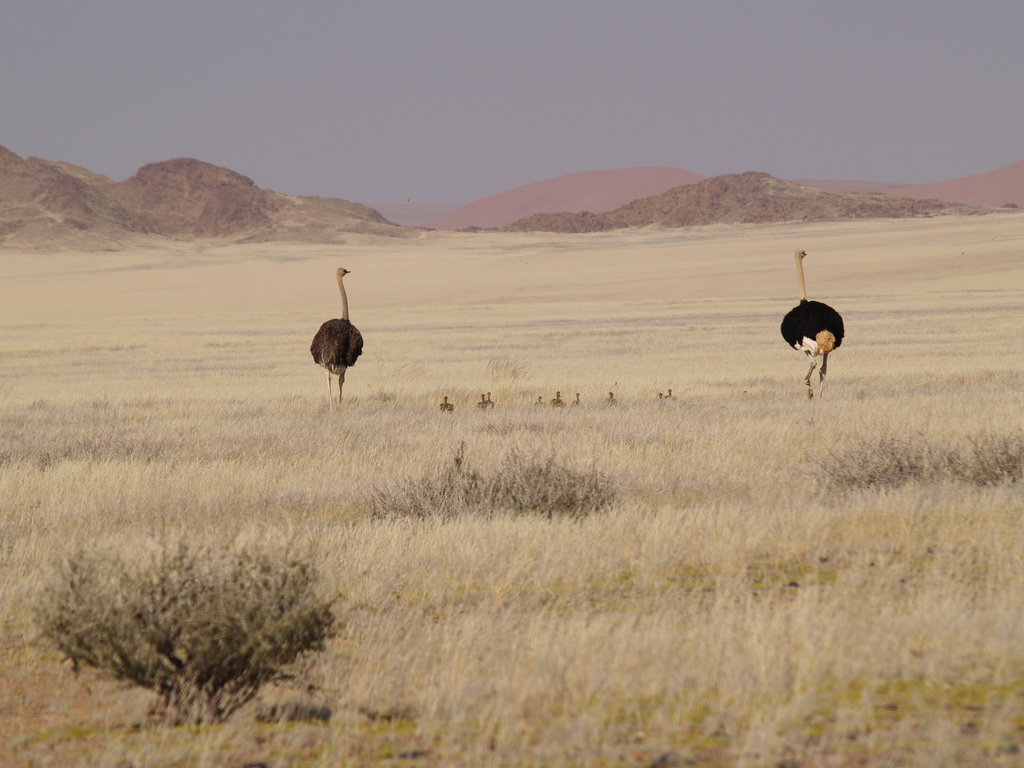
#> input picture files/ostriches.jpg, 1024 x 768 px
$ jupyter execute --allow-errors 09_Seam_Carving.ipynb   (older library calls are emulated)
#> lines starting #> are read from the running program, lines starting #| are printed output that depends on the picture; after the words box and inside, x2 and y2 are one past the last pixel; in counts of white or black regions, pixels touching at a corner belong together
[cell 1]
import cv2
import numpy as np
import matplotlib.pyplot as plt
from scipy.ndimage.filters import convolve

import numba

from tqdm import tqdm

[cell 2]
img1 = cv2.imread('files/ostriches.jpg')
#> img1 is the input picture: shape (768, 1024, 3); mean B, G, R 124.9, 145.4, 164.3
img1 = cv2.cvtColor(img1, cv2.COLOR_BGR2RGB)
img1 = img1.astype('float32')

img2 = cv2.imread('files/castle.jpg')
#> (the rest of this cell did not finish here and is left out)

[cell 3]
plt.figure(figsize=(10,12))

plt.subplot(121)
plt.imshow(img1 / 255)
plt.xticks([]), plt.yticks([])

plt.subplot(122)
#> (the rest of this cell did not finish here and is left out)

[cell 4]
sobel_x = np.array([[-1., 0., 1.],
                    [-2., 0., 2.],
                    [-1., 0., 1.]])

sobel_y = np.array([[1., 2., 1.],
                    [0., 0., 0.],
                    [-1., -2., -1.]])

[cell 5]
sobel_x_rgb = np.stack([sobel_x] * 3, axis=2)
sobel_y_rgb = np.stack([sobel_y] * 3, axis=2)

[cell 6]
def calculate_gradients(image):
    gradients = np.absolute(convolve(image, sobel_x_rgb)) + np.absolute(convolve(image, sobel_y_rgb))
    return gradients.sum(axis=2)

[cell 7]
gradients_1 = calculate_gradients(img1)
#> (the rest of this cell did not finish here and is left out)

[cell 8]
plt.figure(figsize=(10,12))

plt.subplot(121)
plt.imshow(gradients_1, cmap='gray')
plt.xticks([]), plt.yticks([])

plt.subplot(122)
#> (the rest of this cell did not finish here and is left out)

[cell 9]
@numba.jit
def calculate_energy_backward(gradients):
    energy = np.zeros_like(gradients)

    rows = energy.shape[0]
    cols = energy.shape[1]

    energy[0] = gradients[0]

    for i in range(1, rows):
        for j in range(0, cols):
            if j == 0:
                energy[i, j] = gradients[i, j] + min(energy[i-1, j:j+2])
            elif j == cols - 1:
                energy[i, j] = gradients[i, j] + min(energy[i-1, j-1:j+1])
            else:
                energy[i, j] = gradients[i, j] + min(energy[i-1, j-1:j+2])
    return energy

[cell 10]
energy_backward_1 = calculate_energy_backward(gradients_1)
#> (the rest of this cell did not finish here and is left out)

[cell 11]
plt.figure(figsize=(10,12))

plt.subplot(121)
plt.imshow(energy_backward_1, cmap='seismic')
plt.xticks([]), plt.yticks([])

plt.subplot(122)
#> (the rest of this cell did not finish here and is left out)

[cell 12]
plt.figure(figsize=(10,12))

plt.subplot(121)
plt.imshow(np.rot90(calculate_energy_backward(np.rot90(gradients_1,-1))), cmap='seismic')
plt.xticks([]), plt.yticks([])

plt.subplot(122)
#> (the rest of this cell did not finish here and is left out)

[cell 13]
@numba.jit
def calculate_cumulatives(gradients):
    cumulative_l = np.zeros_like(gradients)
    cumulative_u = np.zeros_like(gradients)
    cumulative_r = np.zeros_like(gradients)

    rows = gradients.shape[0]
    cols = gradients.shape[1]

    cumulative_l[0] = gradients[0]
    cumulative_u[0] = gradients[0]
    cumulative_r[0] = gradients[0]

    for i in range(1, rows):
        for j in range(0, cols):
            if j == 0:
                cumulative_l[i, j] = (np.abs(gradients[i-1, j]) + np.abs(gradients[i, j+1]))

                cumulative_u[i, j] = (np.abs(gradients[i, j+1] - gradients[i, j])
                                      + np.abs(gradients[i-1, j+1]))

                cumulative_r[i, j] = (np.abs(gradients[i, j+1])
                                      + np.abs(gradients[i-1, j] - gradients[i, j+1]))

            elif j == cols - 1:
                cumulative_l[i, j] = (np.abs(gradients[i, j-1] - gradients[i-1, j])
                                      + np.abs(gradients[i, j-1]))

                cumulative_u[i, j] = (np.abs(gradients[i, j-1]) + np.abs(gradients[i-1, j-1]))

                cumulative_r[i, j] = (np.abs(gradients[i, j-1]) + np.abs(gradients[i-1, j]))

            else:
                cumulative_l[i, j] = (np.abs(gradients[i, j-1] - gradients[i-1, j])
                                      + np.abs(gradients[i, j-1] - gradients[i, j+1]))

                cumulative_u[i, j] = (np.abs(gradients[i, j+1] - gradients[i, j-1])
                                      + np.abs(gradients[i-1, j-1] - gradients[i-1, j+1]))

                cumulative_r[i, j] = (np.abs(gradients[i, j-1] - gradients[i, j+1])
                                      + np.abs(gradients[i-1, j] - gradients[i, j+1]))

    return cumulative_l, cumulative_u, cumulative_r

[cell 14]
@numba.jit
def calculate_energy_forward(gradients):
    energy = np.zeros_like(gradients)

    rows = energy.shape[0]
    cols = energy.shape[1]

    cumulative_l, cumulative_u, cumulative_r = calculate_cumulatives(gradients)

    for i in range(1, rows):
        for j in range(0, cols):
            if j == 0:
                energy[i, j] = min(energy[i-1, j] + cumulative_u[i, j], energy[i-1, j+1] + cumulative_r[i, j])
            elif j == cols - 1:
                energy[i, j] = min(energy[i-1, j-1] + cumulative_l[i, j], energy[i-1, j] + cumulative_u[i, j])
            else:
                energy[i, j] = min(energy[i-1, j-1] + cumulative_l[i, j],
                                   energy[i-1, j] + cumulative_u[i, j],
                                   energy[i-1, j+1] + cumulative_r[i, j])

    return energy

[cell 15]
energy_forward_1 = calculate_energy_forward(gradients_1)
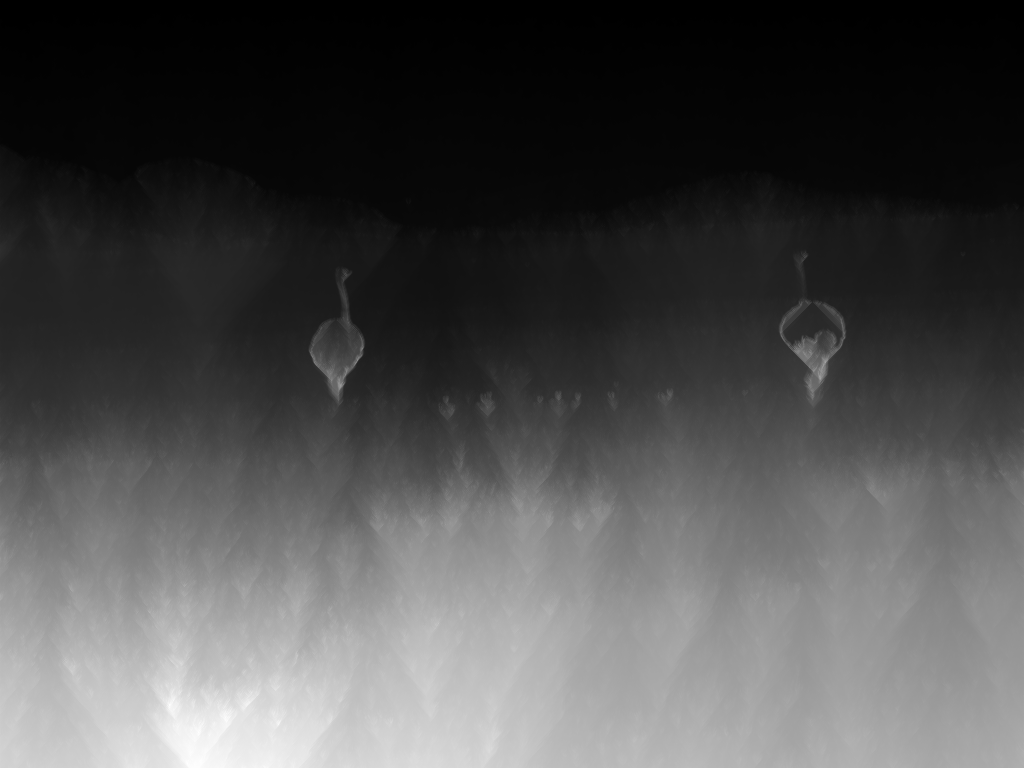
#> energy_forward_1: shape (768, 1024) float32; min 0, max 85592, mean 25996.7; drawn with min black and max white
#> (the rest of this cell did not finish here and is left out)

[cell 16]
plt.figure(figsize=(10,12))

plt.subplot(121)
plt.imshow(energy_forward_1, cmap='seismic')
plt.xticks([]), plt.yticks([])

plt.subplot(122)
#> (the rest of this cell did not finish here and is left out)

[cell 17]
def calculate_seam(energy):
    seam = np.ones_like(energy, dtype=np.bool)

    min_energy = np.argmin(energy[-1])

    seam[-1, min_energy] = False

    rows = seam.shape[0]
    cols = seam.shape[1]

    for i in range(rows - 2, -1, -1):
        if min_energy == 0:
            min_energy = np.argmin(energy[i-1, min_energy:min_energy+2]) + min_energy
        elif min_energy == cols - 1:
            min_energy = np.argmin(energy[i-1, min_energy-1:min_energy+1]) + min_energy - 1
        else:
            min_energy = np.argmin(energy[i-1, min_energy-1:min_energy+2]) + min_energy - 1
        seam[i, min_energy] = False

    seam = np.stack([seam] * 3, axis=2)
    return seam

[cell 18]
seam_backward_1 = calculate_seam(energy_backward_1)
#> in calculate_seam, `min_energy = np.argmin(energy[-1])`: min_energy = 934
#> the loop in calculate_seam, `for i in range(rows - 2, -1, -1):` made 767 passes
#> min_energy on passes 1 to 12: 935, 935, 935, 935, 936, 937, 937, 938, 938, 939, 940, 941
#> after the loop in calculate_seam, `for i in range(rows - 2, -1, -1):`:
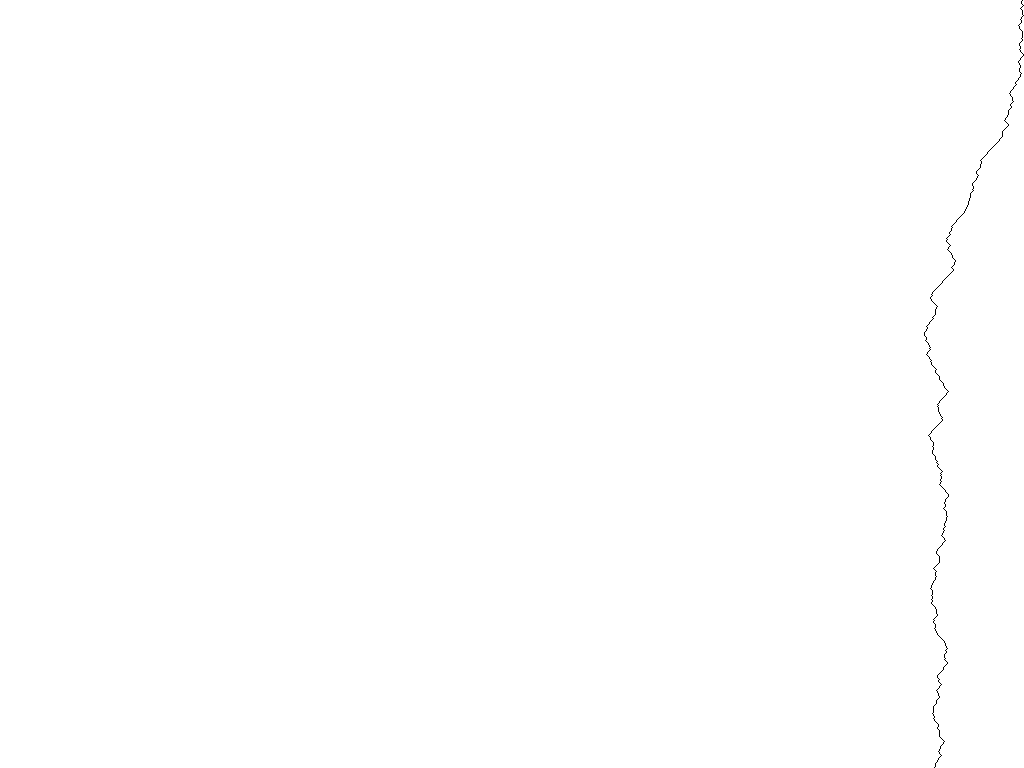
#> seam: shape (768, 1024) bool; 99.9% white; black in thin lines or dots, all inside (x1, y1, x2, y2) = (924, 0, 1024, 768)
#> after the loop in calculate_seam, `for i in range(rows - 2, -1, -1):`: min_energy = 1022
#> (the rest of this cell did not finish here and is left out)

[cell 19]
def carve(seam, image):
    rows = image.shape[0]
    cols = image.shape[1]
    return image[seam].reshape(rows, cols - 1, 3)

[cell 20]
plt.figure(figsize=(10,12))

plt.subplot(221)
plt.imshow(carve(seam_backward_1, img1) / 255)
plt.xticks([]), plt.yticks([])

plt.subplot(222)
#> (the rest of this cell did not finish here and is left out)

[cell 21]
def resize_width(image, new_width, forward=False):
    out_image = image.copy()
    diference = out_image.shape[1] - new_width

    calculate_energy = calculate_energy_backward
    if forward:
        calculate_energy = calculate_energy_forward

    for i in tqdm(range(diference)):
        gradients = calculate_gradients(out_image)
        energy = calculate_energy(gradients)
        seam = calculate_seam(energy)
        out_image = carve(seam, out_image)

    return out_image

[cell 22]
def resize_height(image, new_height, forward=False):
    out_image = np.rot90(image, -1)
    diference = out_image.shape[1] - new_height

    calculate_energy = calculate_energy_backward
    if forward:
        calculate_energy = calculate_energy_forward

    for i in tqdm(range(diference)):
        gradients = calculate_gradients(out_image)
        energy = calculate_energy(gradients)
        seam = calculate_seam(energy)
        out_image = carve(seam, out_image)

    return np.rot90(out_image)

[cell 23]
# [23 lines of commented-out code are left out]

[cell 24]
# [24 lines of commented-out code are left out]

[cell 25]
def resize_image(image, new_height, new_width, forward=False):
    out_image = image.copy()

    orig_height = image.shape[0]
    orig_width = image.shape[1]

    difference = (orig_height - new_height) + (orig_width - new_width)

    calculate_energy = calculate_energy_backward
    if forward:
        calculate_energy = calculate_energy_forward

    for i in tqdm(range(difference)):
        h = False
        w = False
        if out_image.shape[0] > new_height:
            h = True
            gradients_h = calculate_gradients(np.rot90(out_image, -1))
            energy_h = calculate_energy(gradients_h)
        if out_image.shape[1] > new_width:
            w = True
            gradients_w = calculate_gradients(out_image)
            energy_w = calculate_energy(gradients_w)

        if not w and h:
            energy = energy_h
        if w and not h:
            energy = energy_w
        if w and h:
            min_h = min(energy_h[-1])
            min_w = min(energy_w[-1])
            if min_h < min_w:
                w = False
                energy = energy_h
            else:
                h = False
                energy = energy_w

        seam = calculate_seam(energy)
        vis_seam = (np.invert(seam) * [255, 0, 0])

        if h:
            img = out_image.astype(np.float32) + np.rot90(vis_seam, 1).astype(np.float32)
            out_image = carve(seam, np.rot90(out_image, -1))
            out_image = np.rot90(out_image)
        else:
            img = out_image.astype(np.float32) + vis_seam.astype(np.float32)
            out_image = carve(seam, out_image)

        img = cv2.cvtColor(img, cv2.COLOR_RGB2BGR)
        cv2.imshow('image', img.astype(np.float32) / 255)
        if cv2.waitKey(1) == ord('q'):
            break

    cv2.destroyAllWindows()

    return out_image

[cell 26]
img = img1
shrink = 0.9

h, w, _ = img.shape
#> h = 768; w = 1024


plt.figure(figsize=(20,24))

plt.subplot(121)
plt.title('{}, {}'.format(h, w))
plt.imshow(img / 255)
plt.xticks([]), plt.yticks([])

plt.subplot(122)
plt.title('{}, {}'.format(int(h * shrink), int(w * shrink)))
img_resized = resize_image(img, int(h * shrink), int(w * shrink))
#> the loop in resize_image, `for i in tqdm(range(difference)):` made 1 pass; (key q is pressed on pass 1)
#> (min_h, min_w) on pass 1: (19934, 87526)
#> pass 1, in resize_image, `energy_h = calculate_energy(gradients_h)`:
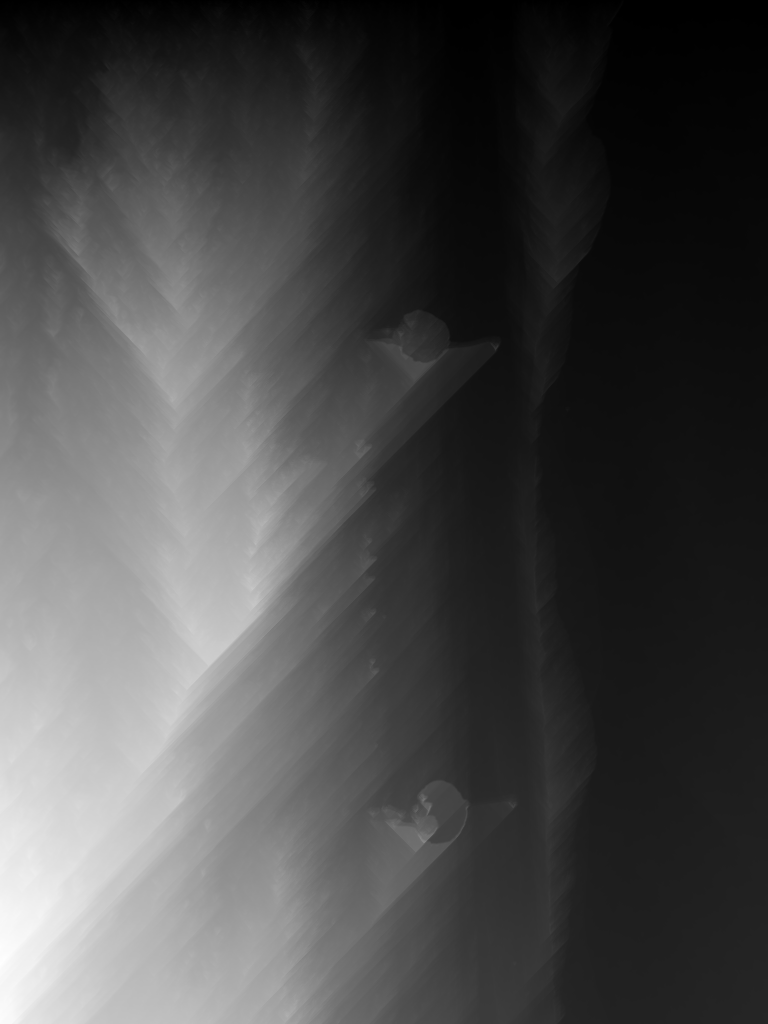
#> energy_h: shape (1024, 768) float32; min 0, max 146724, mean 42606.5; drawn with min black and max white
#> after the loop in resize_image, `for i in tqdm(range(difference)):`:
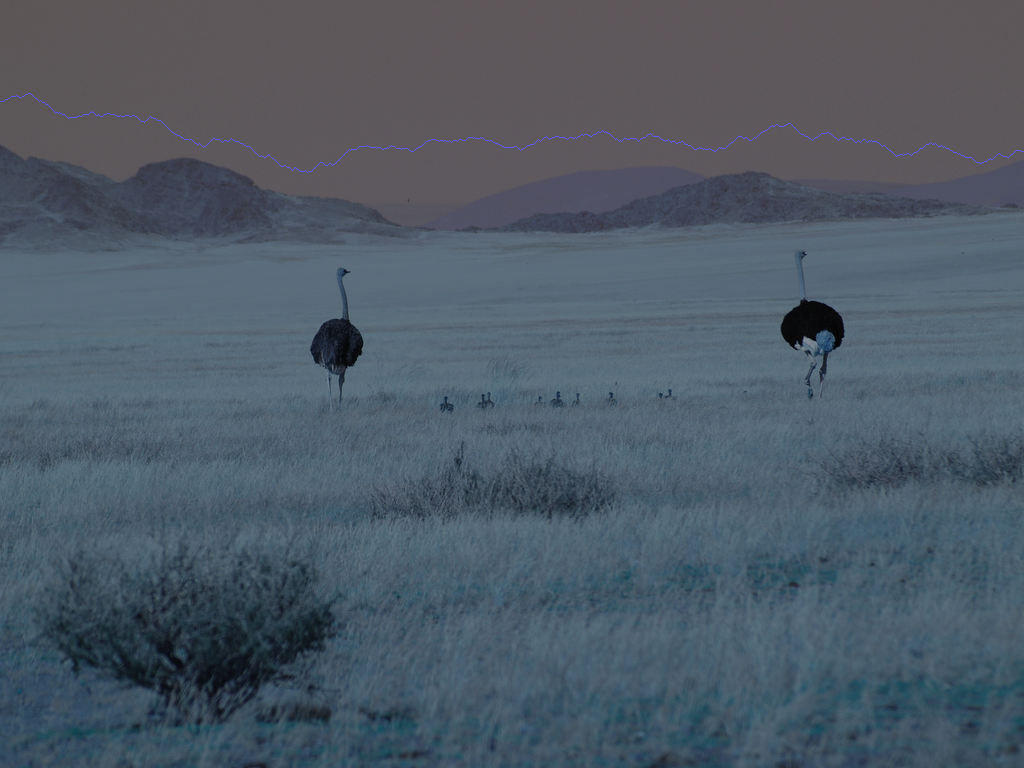
#> img: shape (768, 1024, 3) float32; mean R, G, B 124.9, 145.4, 164.7; drawn with min black and max white
#> after the loop in resize_image, `for i in tqdm(range(difference)):`:
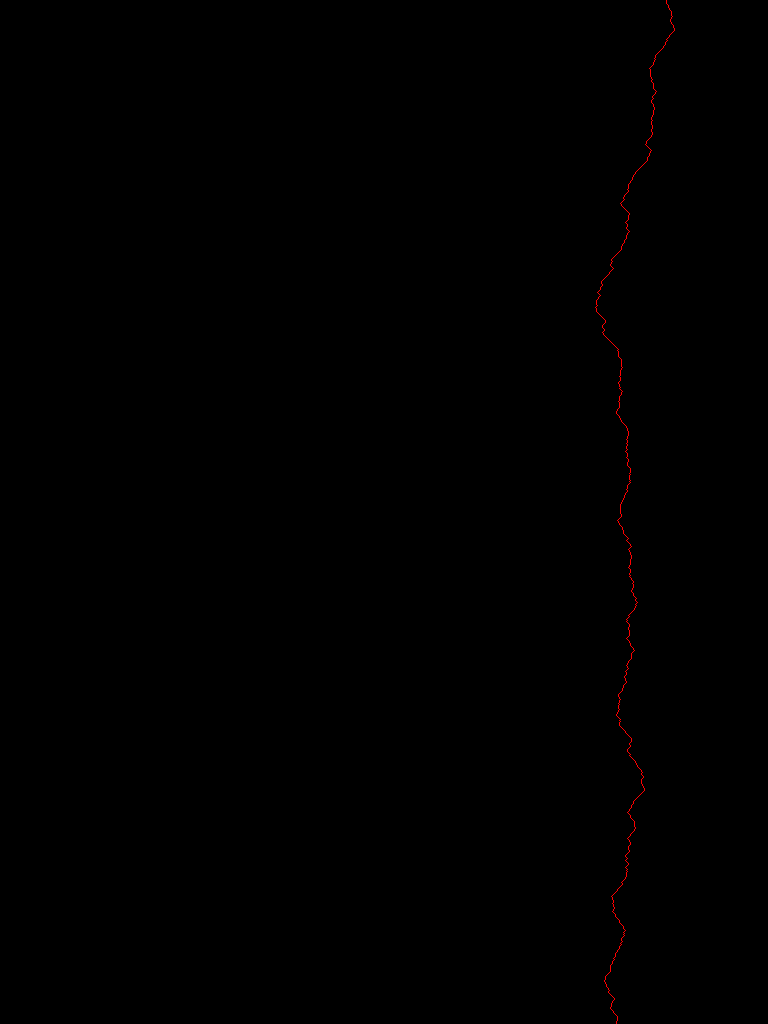
#> vis_seam: shape (1024, 768, 3) int64; mean R, G, B 0.3, 0, 0
#> after the loop in resize_image, `for i in tqdm(range(difference)):`: min_h = 19934; min_w = 87526
plt.imshow(img_resized / 255);
plt.xticks([]), plt.yticks([])

plt.show()
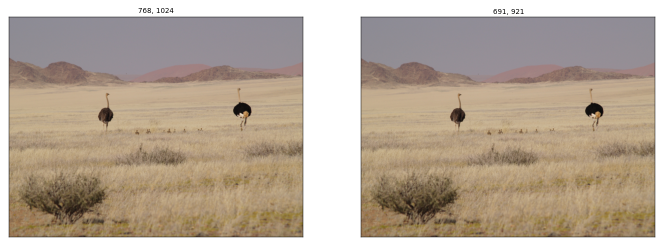
#> figure drawn by matplotlib, 2 panels
